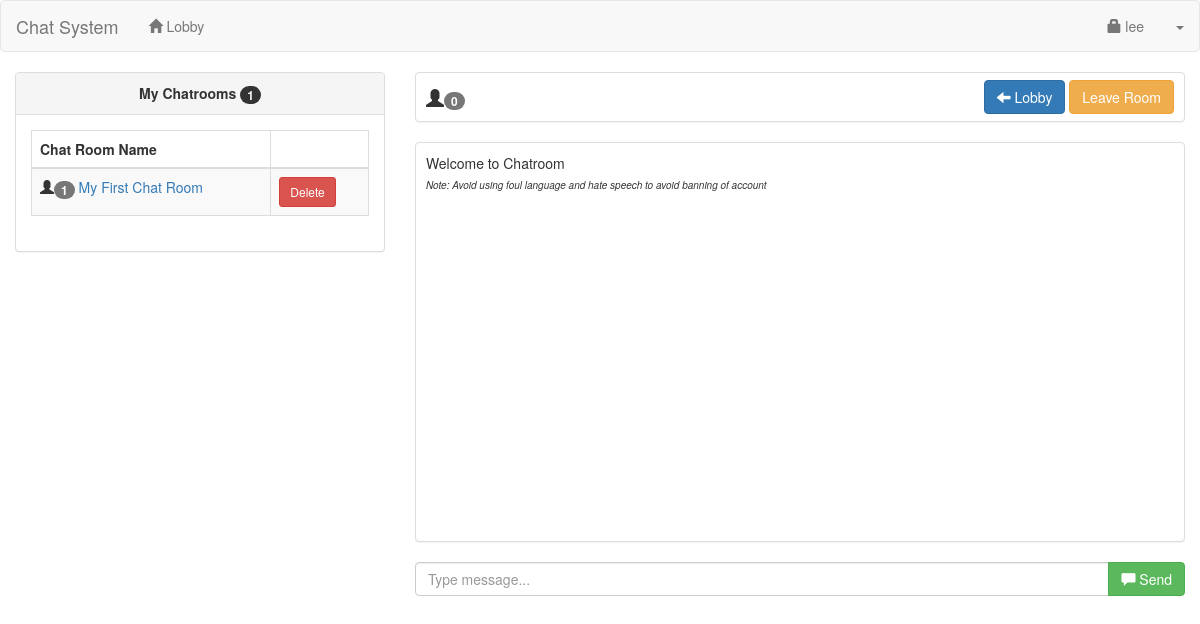
Screenshot of /user/chatroom.php (signed in) with the database file from the repository.
### tables this page shows
CREATE TABLE `user` (
  `userid` int(11) NOT NULL,
  `username` varchar(30) NOT NULL,
  `password` varchar(150) NOT NULL,
  `uname` varchar(60) NOT NULL,
  `photo` varchar(200) NOT NULL,
  `access` int(1) NOT NULL
);

CREATE TABLE `chat_member` (
  `chat_memberid` int(11) NOT NULL,
  `chatroomid` int(11) NOT NULL,
  `userid` int(11) NOT NULL
);

CREATE TABLE `chatroom` (
  `chatroomid` int(11) NOT NULL,
  `chat_name` varchar(60) NOT NULL,
  `date_created` datetime NOT NULL,
  `chat_password` varchar(30) NOT NULL,
  `userid` int(11) NOT NULL
);

### user/session.php (called while the page is built, shortened)
<?php
	include('../conn.php');
	$sq=mysqli_query($conn,"select * from `user` where userid='".$_SESSION['id']."'");
	$srow=mysqli_fetch_array($sq);
	$user=$srow['username'];
?>

### user/navbar.php (shortened to what this page needs)
<nav class="navbar navbar-default">
    <div class="container-fluid">
		<div class="navbar-header">
			<a class="navbar-brand" href="https://code-projects.org">Chat System</a>
		</div>
		<ul class="nav navbar-nav">
			<li><a href="index.php"><span class="glyphicon glyphicon-home"></span> Lobby</a></li>
		</ul>
		<ul class="nav navbar-nav navbar-right">
			<li><a href="#account" data-toggle="modal"><span class="glyphicon glyphicon-lock"></span> <?php echo $user; ?></a></li>
			<li class="dropdown">
				<a class="dropdown-toggle" data-toggle="dropdown" href="#"><span class="caret"></span></a>
			</li>
		</ul>
    </div>
</nav>

### user/mychat.php
<div class="col-lg-4">
	<div class="panel panel-default">
	<?php
		$me=mysqli_query($conn,"select * from chat_member left join chatroom on chatroom.chatroomid=chat_member.chatroomid where chat_member.userid='".$_SESSION['id']."' order by chatroom.date_created desc");
		$numme=mysqli_num_rows($me);
	?>
		<div class="panel-heading"><center><strong>My Chatrooms <span class="badge"><?php echo $numme; ?></span></strong></center></div>
		<div class="panel-body">
		<table width="100%" class="table table-striped table-bordered table-hover" id="myChatRoom">
			<thead>
			<th>Chat Room Name</th>
			<th></th>
			</thead>
			<tbody>
			<?php
				$my=mysqli_query($conn,"select * from chat_member left join chatroom on chatroom.chatroomid=chat_member.chatroomid where chat_member.userid='".$_SESSION['id']."' order by chatroom.date_created desc");
					while($myrow=mysqli_fetch_array($my)){
						$nq=mysqli_query($conn,"select * from chat_member where chatroomid='".$myrow['chatroomid']."'");
						?>
						<tr>
							<td><span class="glyphicon glyphicon-user"></span><span class="badge"><?php echo mysqli_num_rows($nq); ?></span> <a href="chatroom.php?id=<?php echo $myrow['chatroomid']; ?>"><?php echo $myrow['chat_name']; ?></a></td>
							<td>
								<?php
									$memb=mysqli_query($conn,"select * from chatroom where userid='".$_SESSION['id']."' and chatroomid='".$myrow['chatroomid']."'");
									if (mysqli_num_rows($memb)>0){
										?>
										<button type="button" class="btn btn-danger btn-sm delete2" value="<?php echo $myrow['chatroomid']; ?>">Delete</button>
										<?php
									}
									else{
										?>
										<button type="button" class="btn btn-warning btn-sm leave2" value="<?php echo $myrow['chatroomid']; ?>">Leave</button>
										<?php
									}
								?>
							</td>
						</tr>
						<?php
					}
			?>
			</tbody>
		</table>
		</div>
	</div>
</div>

### rows the page displays
user: username "lee"
chat_member: mysqli_num_rows($nq) "1", chatroomid.chat_name "My First Chat Room"

### other values shown
$numme "1"
mysqli_num_rows($cmem) "0"
